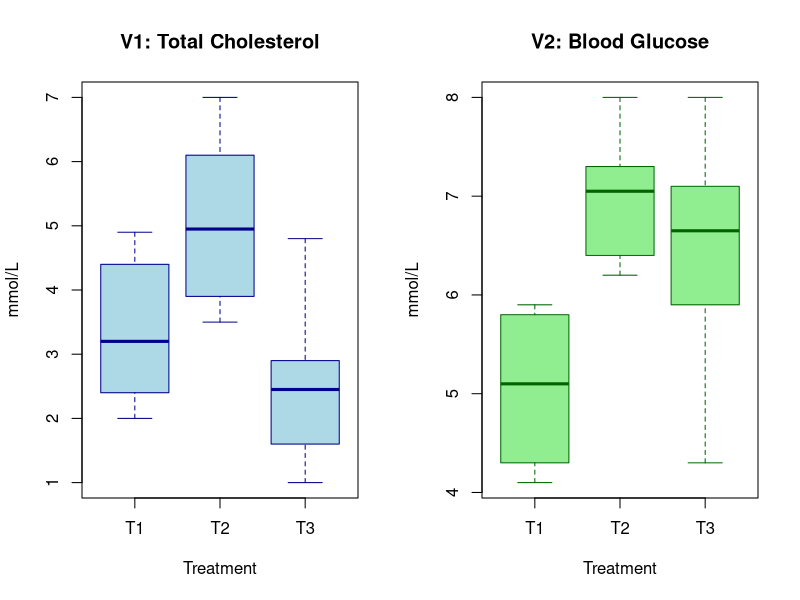
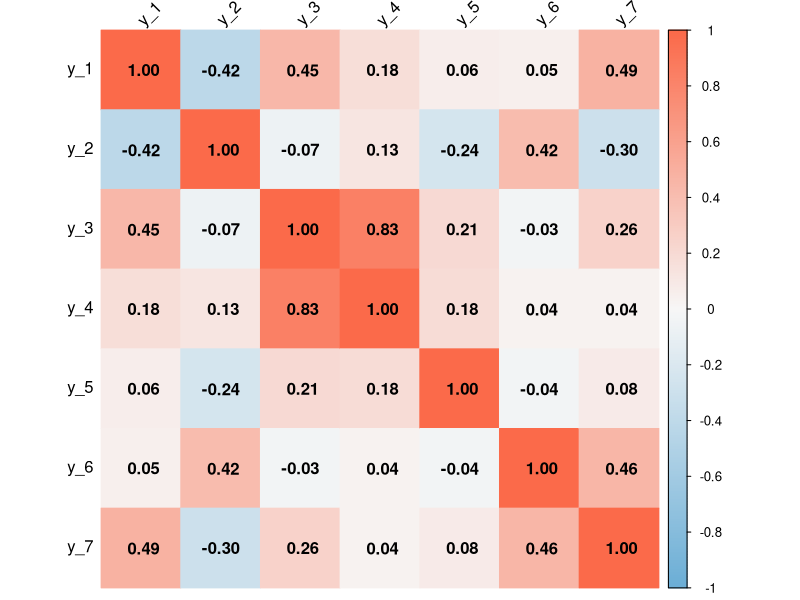
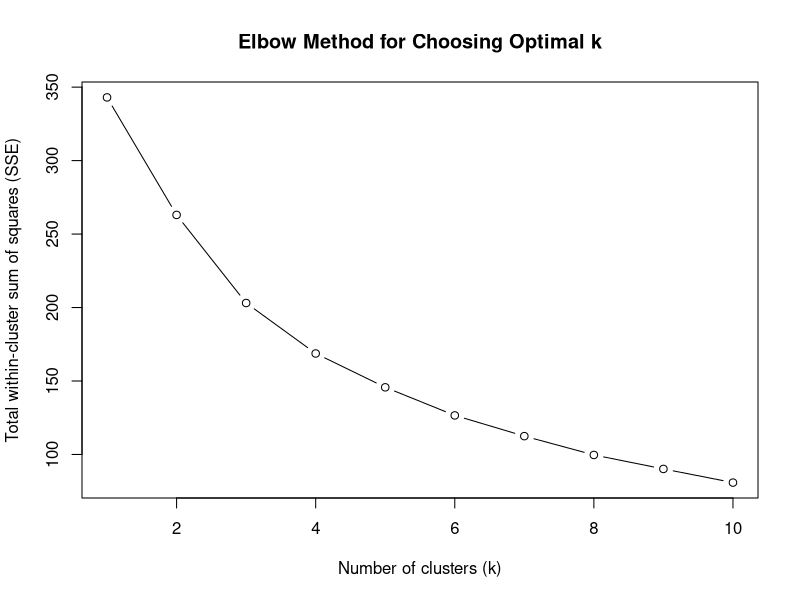

Generate these figures, in order, with R:
# Set up the working directory
setwd("C:/Users/shaik/Desktop/Projects/Multivariate Statistical Analysis of Medical and Pollution Data")

# Set the output directory
output_dir <- getwd()

# Read the dataset
treatment_data <- read.csv("data_treatment.csv", header = TRUE, stringsAsFactors = FALSE)
pollution_data <- read.csv("data_pollution.csv", header = TRUE, stringsAsFactors = FALSE)

# 1.(i) Hotelling’s T² Test: One Population
if (!requireNamespace("MASS", quietly = TRUE)) install.packages("MASS")
library(MASS)

hotelling_test_one_population <- function(data, mu) {
  if (!is.matrix(data)) stop("Data must be a matrix.")
  if (ncol(data) != length(mu)) stop("Mean vector length must match number of columns in data.")
  
  n <- nrow(data)
  p <- ncol(data)
  x_bar <- colMeans(data)
  S <- cov(data)
  S_inv <- solve(S)
  
  diff <- x_bar - mu
  T2 <- n * t(diff) %*% S_inv %*% diff
  
  F_stat <- ((n - p) / (p * (n - 1))) * T2
  df1 <- p
  df2 <- n - p
  p_value <- 1 - pf(F_stat, df1, df2)
  
  return(list(
    T2_stat = as.numeric(T2),
    p_value = as.numeric(p_value),
    F_stat = as.numeric(F_stat),
    df1 = df1,
    df2 = df2
  ))
}

# 1.(ii) Run Hotelling’s Test
data_matrix <- as.matrix(treatment_data[, c("V1", "V2")])
mu0 <- c(5, 5)
result <- hotelling_test_one_population(data_matrix, mu0)

cat("Hotelling's T² statistic:", round(result$T2_stat, 4), "\n")
cat("p-value:", signif(result$p_value, 4), "\n")
cat("F-statistic:", round(result$F_stat, 4), 
    "with df1 =", result$df1, "and df2 =", result$df2, "\n")

# 1.(iii) Boxplots by Treatment
png("1.(iii)_boxplots.png", width = 1000, height = 450)
par(mfrow = c(1, 2))

boxplot(V1 ~ Treatment, data = treatment_data,
        main = "V1: Total Cholesterol",
        xlab = "Treatment",
        ylab = "mmol/L",
        col = "lightblue", border = "darkblue", 
        outline = TRUE)

boxplot(V2 ~ Treatment, data = treatment_data,
        main = "V2: Blood Glucose",
        xlab = "Treatment",
        ylab = "mmol/L",
        col = "lightgreen", border = "darkgreen", 
        outline = TRUE)

par(mfrow = c(1, 1))
dev.off()

# 1.(iv) MANOVA Components
p  <- 2
g  <- length(unique(treatment_data$Treatment))
N  <- nrow(treatment_data)

y_bar <- colMeans(treatment_data[, 1:2])
print(y_bar)

W <- matrix(0, nrow = p, ncol = p)
B <- matrix(0, nrow = p, ncol = p)

for(tr in unique(treatment_data$Treatment)) {
  grp     <- treatment_data[treatment_data$Treatment == tr, 1:2]
  n_i     <- nrow(grp)
  y_bar_i <- colMeans(grp)
  
  for(j in 1:n_i) {
    diff <- matrix(as.numeric(grp[j, ]) - y_bar_i, ncol = 1)
    W <- W + diff %*% t(diff)
  }
  
  diff_bar <- matrix(y_bar_i - y_bar, ncol = 1)
  B <- B + n_i * diff_bar %*% t(diff_bar)
}

print("Within-group sum of squares and cross-products (W):")
print(W)
print("Between-group sum of squares and cross-products (B):")
print(B)

wilklambda  <- det(W) / det(W + B)
F_stat  <- ((N - g - 1)/2) * ((1 - sqrt(wilklambda)) / sqrt(wilklambda))
df1     <- p * (g - 1)
df2     <- 2 * (N - 4)
p_val   <- pf(F_stat, df1, df2, lower.tail = FALSE)

wilklambda; F_stat; df1; df2; p_val

manova_tab <- list(
  Treatment = list(SSP = B, df = g - 1),
  Residual  = list(SSP = W, df = N - g),
  Total     = list(SSP = B + W, df = N - 1)
)
print(manova_tab)

manova_model <- manova(cbind(V1, V2) ~ Treatment, data = treatment_data)
summary_manova <- summary(manova_model, test = "Wilks")
print(summary_manova)

# 2.(i) Outlier Capping, Cleaning, and Scaling
rownames(pollution_data) <- pollution_data[, 1]
pollution_data <- pollution_data[, -1]

cap_outliers_dataset <- function(data, numeric_cols, factor = 1.5) {
  detect_outliers_iqr <- function(x) {
    Q1 <- quantile(x, 0.25, na.rm = TRUE)
    Q3 <- quantile(x, 0.75, na.rm = TRUE)
    IQR_val <- Q3 - Q1
    lower <- Q1 - factor * IQR_val
    upper <- Q3 + factor * IQR_val
    x < lower | x > upper
  }
  
  cap_outliers_iqr <- function(x) {
    Q1 <- quantile(x, 0.25, na.rm = TRUE)
    Q3 <- quantile(x, 0.75, na.rm = TRUE)
    IQR_val <- Q3 - Q1
    lower <- Q1 - factor * IQR_val
    upper <- Q3 + factor * IQR_val
    x[x < lower] <- lower
    x[x > upper] <- upper
    x
  }
  
  outlier_flags <- as.data.frame(
    sapply(numeric_cols, function(col) detect_outliers_iqr(data[[col]]))
  )
  outlier_counts <- colSums(outlier_flags)
  cat("Number of outliers in each variable:\n")
  print(outlier_counts)
  
  data_capped <- data
  for (col in numeric_cols) {
    data_capped[[col]] <- cap_outliers_iqr(data_capped[[col]])
  }
  
  return(data_capped)
}

numeric_cols <- c("y_1", "y_2", "y_3", "y_4", "y_5", "y_6", "y_7")
pollution_data_capped <- cap_outliers_dataset(pollution_data, numeric_cols)

colSums(is.na(pollution_data_capped))

for (v in numeric_cols) {
  pollution_data_capped[[v]][is.na(pollution_data_capped[[v]])] <- 
    median(pollution_data_capped[[v]], na.rm = TRUE)
}

pollution_data_scaled <- pollution_data_capped
for (col in numeric_cols) {
  mean_val <- mean(pollution_data_capped[[col]], na.rm = TRUE)
  sd_val <- sd(pollution_data_capped[[col]], na.rm = TRUE)
  pollution_data_scaled[[col]] <- (pollution_data_capped[[col]] - mean_val) / sd_val
}

# 2.(ii) Correlation and Clustering
summary(pollution_data_scaled)
cor_matrix <- cor(pollution_data_scaled, method = "pearson")

png("2.(ii)_corrplot.png", width = 800, height = 700)
library(corrplot)
corrplot(cor_matrix, 
         method = "color",
         tl.col = "black",
         tl.srt = 45,
         addCoef.col = "black",
         col = colorRampPalette(c("#6BAED6", "#F7F7F7", "#FB6A4A"))(200)
)
dev.off()

set.seed(123)
max_k <- 10
wss <- numeric(max_k)
for (k in 1:max_k) {
  km_model <- kmeans(pollution_data_scaled, centers = k, nstart = 100)
  wss[k] <- km_model$tot.withinss
}

png("2.(ii)_elbow.png", width = 800, height = 500)
plot(1:max_k, wss, type="b",
     xlab="Number of clusters (k)",
     ylab="Total within-cluster sum of squares (SSE)",
     main="Elbow Method for Choosing Optimal k")
dev.off()

optimal_k <- 3
set.seed(123)
final_kmeans <- kmeans(pollution_data_scaled, centers = optimal_k, nstart = 100)

cluster_assignments <- final_kmeans$cluster
print(cluster_assignments)
table(cluster_assignments)

library(ggplot2)
pca_result <- prcomp(pollution_data_scaled)
pca_df <- data.frame(pca_result$x[, 1:2])
pca_df$Cluster <- as.factor(cluster_assignments)
pca_df$City <- rownames(pollution_data_scaled)

p <- ggplot(pca_df, aes(x = PC1, y = PC2, color = Cluster, label = City)) +
  geom_point(size = 3, alpha = 0.9) +
  geom_text(vjust = -0.5, size = 3, check_overlap = TRUE) +
  labs(title = "K-means Clusters with City Labels (PCA Projection)",
       x = "Principal Component 1",
       y = "Principal Component 2") +
  theme_bw(base_size = 14) +
  theme(
    panel.grid.major = element_line(color = "grey85"),
    panel.grid.minor = element_blank(),
    panel.border = element_rect(color = "grey70", fill = NA),
    plot.title = element_text(face = "bold", hjust = 0.5),
    legend.position = "right"
  ) +
  scale_color_brewer(palette = "Set2")

ggplot2::ggsave(
  filename = "2.(ii)_pca_clusters.png",
  plot = p,
  width = 9,
  height = 6,
  dpi = 300,
  bg = "white"
)

aggregate(pollution_data_capped[, 1:7], by = list(final_kmeans$cluster), FUN = mean)

